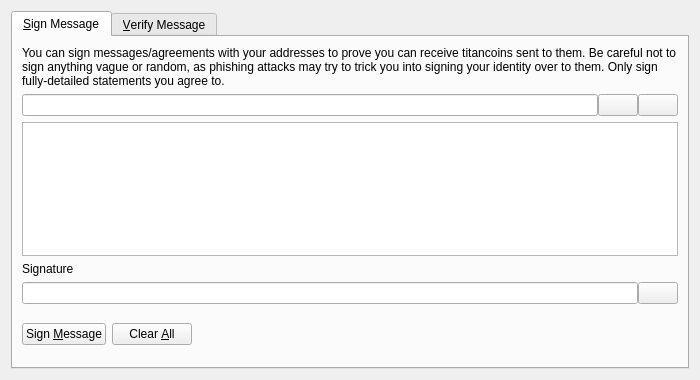
<?xml version="1.0" encoding="UTF-8"?>
<ui version="4.0">
 <class>SignVerifyMessageDialog</class>
 <widget class="QDialog" name="SignVerifyMessageDialog">
  <property name="geometry">
   <rect>
    <x>0</x>
    <y>0</y>
    <width>700</width>
    <height>380</height>
   </rect>
  </property>
  <property name="windowTitle">
   <string>Signatures - Sign / Verify a Message</string>
  </property>
  <property name="modal">
   <bool>true</bool>
  </property>
  <layout class="QVBoxLayout" name="verticalLayout">
   <item>
    <widget class="QTabWidget" name="tabWidget">
     <property name="currentIndex">
      <number>0</number>
     </property>
     <widget class="QWidget" name="tabSignMessage">
      <attribute name="title">
       <string>&amp;Sign Message</string>
      </attribute>
      <layout class="QVBoxLayout" name="verticalLayout_SM">
       <item>
        <widget class="QLabel" name="infoLabel_SM">
         <property name="text">
          <string>You can sign messages/agreements with your addresses to prove you can receive titancoins sent to them. Be careful not to sign anything vague or random, as phishing attacks may try to trick you into signing your identity over to them. Only sign fully-detailed statements you agree to.</string>
         </property>
         <property name="textFormat">
          <enum>Qt::PlainText</enum>
         </property>
         <property name="wordWrap">
          <bool>true</bool>
         </property>
        </widget>
       </item>
       <item>
        <layout class="QHBoxLayout" name="horizontalLayout_1_SM">
         <property name="spacing">
          <number>0</number>
         </property>
         <item>
          <widget class="QValidatedLineEdit" name="addressIn_SM">
           <property name="toolTip">
            <string>The Titancoin address to sign the message with</string>
           </property>
          </widget>
         </item>
         <item>
          <widget class="QPushButton" name="addressBookButton_SM">
           <property name="toolTip">
            <string>Choose previously used address</string>
           </property>
           <property name="text">
            <string/>
           </property>
           <property name="icon">
            <iconset resource="../bitcoin.qrc">
             <normaloff>:/icons/address-book</normaloff>:/icons/address-book</iconset>
           </property>
           <property name="shortcut">
            <string>Alt+A</string>
           </property>
           <property name="autoDefault">
            <bool>false</bool>
           </property>
          </widget>
         </item>
         <item>
          <widget class="QPushButton" name="pasteButton_SM">
           <property name="toolTip">
            <string>Paste address from clipboard</string>
           </property>
           <property name="text">
            <string/>
           </property>
           <property name="icon">
            <iconset resource="../bitcoin.qrc">
             <normaloff>:/icons/editpaste</normaloff>:/icons/editpaste</iconset>
           </property>
           <property name="shortcut">
            <string>Alt+P</string>
           </property>
           <property name="autoDefault">
            <bool>false</bool>
           </property>
          </widget>
         </item>
        </layout>
       </item>
       <item>
        <widget class="QPlainTextEdit" name="messageIn_SM">
         <property name="toolTip">
          <string>Enter the message you want to sign here</string>
         </property>
        </widget>
       </item>
       <item>
        <widget class="QLabel" name="signatureLabel_SM">
         <property name="text">
          <string>Signature</string>
         </property>
         <property name="textFormat">
          <enum>Qt::PlainText</enum>
         </property>
        </widget>
       </item>
       <item>
        <layout class="QHBoxLayout" name="horizontalLayout_2_SM">
         <property name="spacing">
          <number>0</number>
         </property>
         <item>
          <widget class="QLineEdit" name="signatureOut_SM">
           <property name="font">
            <font>
             <italic>true</italic>
            </font>
           </property>
           <property name="readOnly">
            <bool>true</bool>
           </property>
          </widget>
         </item>
         <item>
          <widget class="QPushButton" name="copySignatureButton_SM">
           <property name="toolTip">
            <string>Copy the current signature to the system clipboard</string>
           </property>
           <property name="text">
            <string/>
           </property>
           <property name="icon">
            <iconset resource="../bitcoin.qrc">
             <normaloff>:/icons/editcopy</normaloff>:/icons/editcopy</iconset>
           </property>
           <property name="autoDefault">
            <bool>false</bool>
           </property>
          </widget>
         </item>
        </layout>
       </item>
       <item>
        <layout class="QHBoxLayout" name="horizontalLayout_3_SM">
         <item>
          <widget class="QPushButton" name="signMessageButton_SM">
           <property name="toolTip">
            <string>Sign the message to prove you own this Titancoin address</string>
           </property>
           <property name="text">
            <string>Sign &amp;Message</string>
           </property>
           <property name="icon">
            <iconset resource="../bitcoin.qrc">
             <normaloff>:/icons/edit</normaloff>:/icons/edit</iconset>
           </property>
           <property name="autoDefault">
            <bool>false</bool>
           </property>
          </widget>
         </item>
         <item>
          <widget class="QPushButton" name="clearButton_SM">
           <property name="toolTip">
            <string>Reset all sign message fields</string>
           </property>
           <property name="text">
            <string>Clear &amp;All</string>
           </property>
           <property name="icon">
            <iconset resource="../bitcoin.qrc">
             <normaloff>:/icons/remove</normaloff>:/icons/remove</iconset>
           </property>
           <property name="autoDefault">
            <bool>false</bool>
           </property>
          </widget>
         </item>
         <item>
          <spacer name="horizontalSpacer_1_SM">
           <property name="orientation">
            <enum>Qt::Horizontal</enum>
           </property>
           <property name="sizeHint" stdset="0">
            <size>
             <width>40</width>
             <height>48</height>
            </size>
           </property>
          </spacer>
         </item>
         <item>
          <widget class="QLabel" name="statusLabel_SM">
           <property name="font">
            <font>
             <weight>75</weight>
             <bold>true</bold>
            </font>
           </property>
           <property name="text">
            <string/>
           </property>
           <property name="wordWrap">
            <bool>true</bool>
           </property>
          </widget>
         </item>
         <item>
          <spacer name="horizontalSpacer_2_SM">
           <property name="orientation">
            <enum>Qt::Horizontal</enum>
           </property>
           <property name="sizeHint" stdset="0">
            <size>
             <width>40</width>
             <height>48</height>
            </size>
           </property>
          </spacer>
         </item>
        </layout>
       </item>
      </layout>
     </widget>
     <widget class="QWidget" name="tabVerifyMessage">
      <attribute name="title">
       <string>&amp;Verify Message</string>
      </attribute>
      <layout class="QVBoxLayout" name="verticalLayout_VM">
       <item>
        <widget class="QLabel" name="infoLabel_VM">
         <property name="text">
          <string>Enter the receiver's address, message (ensure you copy line breaks, spaces, tabs, etc. exactly) and signature below to verify the message. Be careful not to read more into the signature than what is in the signed message itself, to avoid being tricked by a man-in-the-middle attack. Note that this only proves the signing party receives with the address, it cannot prove sendership of any transaction!</string>
         </property>
         <property name="textFormat">
          <enum>Qt::PlainText</enum>
         </property>
         <property name="alignment">
          <set>Qt::AlignLeading|Qt::AlignLeft|Qt::AlignTop</set>
         </property>
         <property name="wordWrap">
          <bool>true</bool>
         </property>
        </widget>
       </item>
       <item>
        <layout class="QHBoxLayout" name="horizontalLayout_1_VM">
         <property name="spacing">
          <number>0</number>
         </property>
         <item>
          <widget class="QValidatedLineEdit" name="addressIn_VM">
           <property name="toolTip">
            <string>The Titancoin address the message was signed with</string>
           </property>
          </widget>
         </item>
         <item>
          <widget class="QPushButton" name="addressBookButton_VM">
           <property name="toolTip">
            <string>Choose previously used address</string>
           </property>
           <property name="text">
            <string/>
           </property>
           <property name="icon">
            <iconset resource="../bitcoin.qrc">
             <normaloff>:/icons/address-book</normaloff>:/icons/address-book</iconset>
           </property>
           <property name="shortcut">
            <string>Alt+A</string>
           </property>
           <property name="autoDefault">
            <bool>false</bool>
           </property>
          </widget>
         </item>
        </layout>
       </item>
       <item>
        <widget class="QPlainTextEdit" name="messageIn_VM"/>
       </item>
       <item>
        <widget class="QValidatedLineEdit" name="signatureIn_VM"/>
       </item>
       <item>
        <layout class="QHBoxLayout" name="horizontalLayout_2_VM">
         <item>
          <widget class="QPushButton" name="verifyMessageButton_VM">
           <property name="toolTip">
            <string>Verify the message to ensure it was signed with the specified Titancoin address</string>
           </property>
           <property name="text">
            <string>Verify &amp;Message</string>
           </property>
           <property name="icon">
            <iconset resource="../bitcoin.qrc">
             <normaloff>:/icons/transaction_0</normaloff>:/icons/transaction_0</iconset>
           </property>
           <property name="autoDefault">
            <bool>false</bool>
           </property>
          </widget>
         </item>
         <item>
          <widget class="QPushButton" name="clearButton_VM">
           <property name="toolTip">
            <string>Reset all verify message fields</string>
           </property>
           <property name="text">
            <string>Clear &amp;All</string>
           </property>
           <property name="icon">
            <iconset resource="../bitcoin.qrc">
             <normaloff>:/icons/remove</normaloff>:/icons/remove</iconset>
           </property>
           <property name="autoDefault">
            <bool>false</bool>
           </property>
          </widget>
         </item>
         <item>
          <spacer name="horizontalSpacer_1_VM">
           <property name="orientation">
            <enum>Qt::Horizontal</enum>
           </property>
           <property name="sizeHint" stdset="0">
            <size>
             <width>40</width>
             <height>48</height>
            </size>
           </property>
          </spacer>
         </item>
         <item>
          <widget class="QLabel" name="statusLabel_VM">
           <property name="font">
            <font>
             <weight>75</weight>
             <bold>true</bold>
            </font>
           </property>
           <property name="text">
            <string/>
           </property>
           <property name="wordWrap">
            <bool>true</bool>
           </property>
          </widget>
         </item>
         <item>
          <spacer name="horizontalSpacer_2_VM">
           <property name="orientation">
            <enum>Qt::Horizontal</enum>
           </property>
           <property name="sizeHint" stdset="0">
            <size>
             <width>40</width>
             <height>48</height>
            </size>
           </property>
          </spacer>
         </item>
        </layout>
       </item>
      </layout>
     </widget>
    </widget>
   </item>
  </layout>
 </widget>
 <customwidgets>
  <customwidget>
   <class>QValidatedLineEdit</class>
   <extends>QLineEdit</extends>
   <header>qvalidatedlineedit.h</header>
  </customwidget>
 </customwidgets>
 <resources>
  <include location="../bitcoin.qrc"/>
 </resources>
 <connections/>
</ui>
